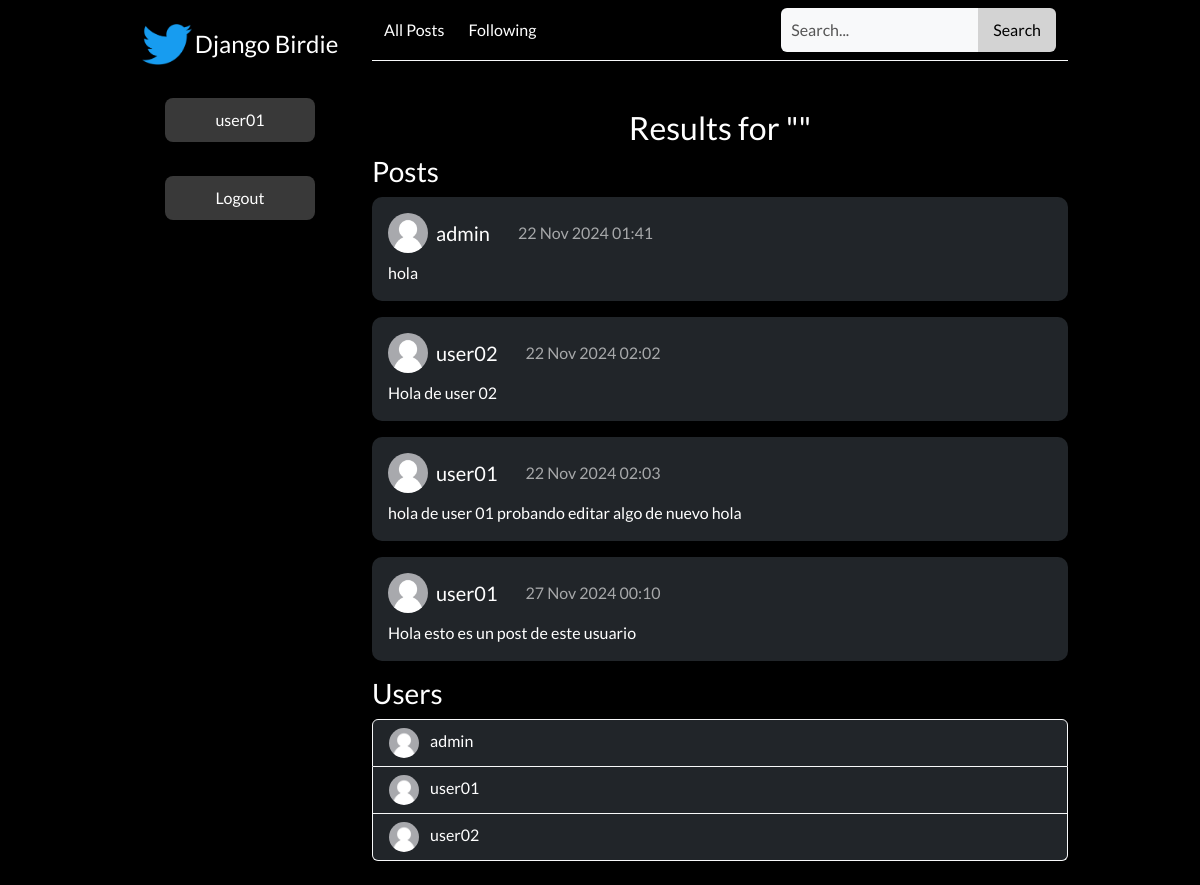
Before: /search/ (signed in) with the older database file.
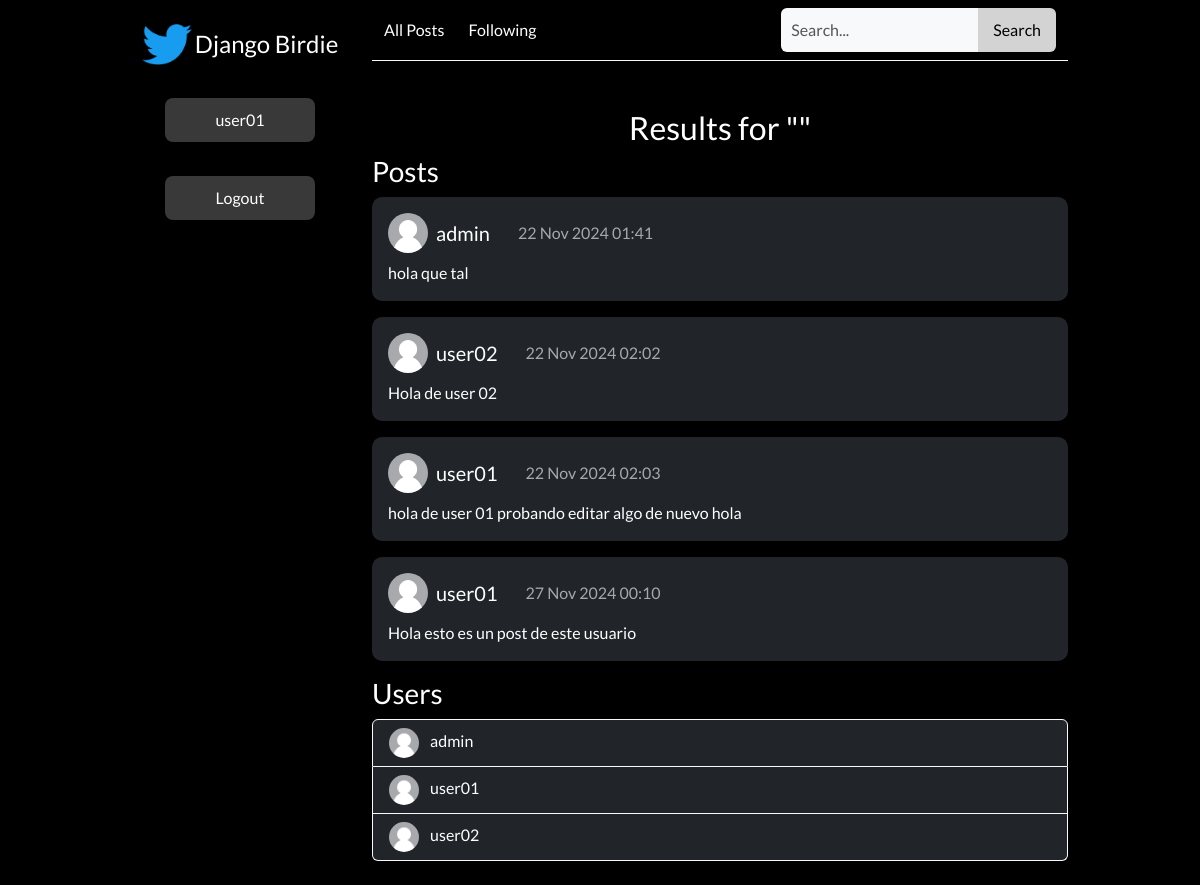
After: the same page with the newer database file.
### network/models.py (models this page shows, shortened)
class Post(models.Model):
    user = models.ForeignKey(User, on_delete=models.CASCADE, related_name="posts")
    content = models.TextField(max_length=280)
    created_at = models.DateTimeField(auto_now_add=True)
    likes = models.ManyToManyField(User, related_name="liked_posts", blank=True)

class User(AbstractUser):
    first_name = models.CharField(max_length=30)
    last_name = models.CharField(max_length=30)
    profile_picture = models.ImageField(upload_to='profile_pictures/', null=True, blank=True, default='user/default_profile.jpg')
    followers = models.ManyToManyField(
        'self', related_name='following', symmetrical=False, blank=True
    )

### network/views.py (the view)
# urls.py: path("search/", views.search, name="search"),
@login_required
def search(request):
    query = request.GET.get('q', '')
    posts = Post.objects.filter(Q(content__icontains=query))
    users = User.objects.filter(Q(username__icontains=query))
    return render(request, "network/search.html", {
        "query": query,
        "posts": posts,
        "users": users,
    })

### network/templatetags/extras.py (called while the page is built)
@register.filter
def profile_picture_or_default(profile_picture):
    if profile_picture:
        return profile_picture.url
    return '/static/network/user/default_profile.jpg'

### network/templates/network/search.html
{% extends "network/layout.html" %}
{% load extras %}
{% block body %}
<h2 class="text-center">Results for "{{ query }}"</h2>
{% if posts %}
    <h3 class="text-white">Posts</h3>
    {% for post in posts %}
        <div class="card mb-3 bg-dark text-white border-light">
            <div class="card-body">
                <h5 class="card-title d-flex align-items-center">
                    <img src="{{ post.user.profile_picture|profile_picture_or_default }}" alt="Profile Picture" class="rounded-circle me-2" width="40" height="40">
                    <a href="{% url 'profile' post.user.username %}" class="text-white me-2">{{ post.user.username }}</a>
                    <span class="date-text">{{ post.created_at|date:"d M Y H:i" }}</span>
                </h5>
                <p class="card-text">{{ post.content }}</p>
            </div>
        </div>
    {% endfor %}
{% else %}
    <p class="text-muted">No posts found.</p>
{% endif %}
{% if users %}
    <h3 class="text-white">Users</h3>
    <ul class="list-group">
        {% for user in users %}
            <li class="list-group-item bg-dark text-white border-light">
                <img src="{{ user.profile_picture|profile_picture_or_default }}" alt="Profile Picture" class="rounded-circle me-2" width="30" height="30">
                <a href="{% url 'profile' user.username %}" class="text-white">{{ user.username }}</a>
            </li>
        {% endfor %}
    </ul>
{% else %}
    <p class="text-muted">No users found.</p>
{% endif %}
{% endblock %}

Changed rows visible on the page:
changed Post "admin": content "hola" → "hola que tal"
